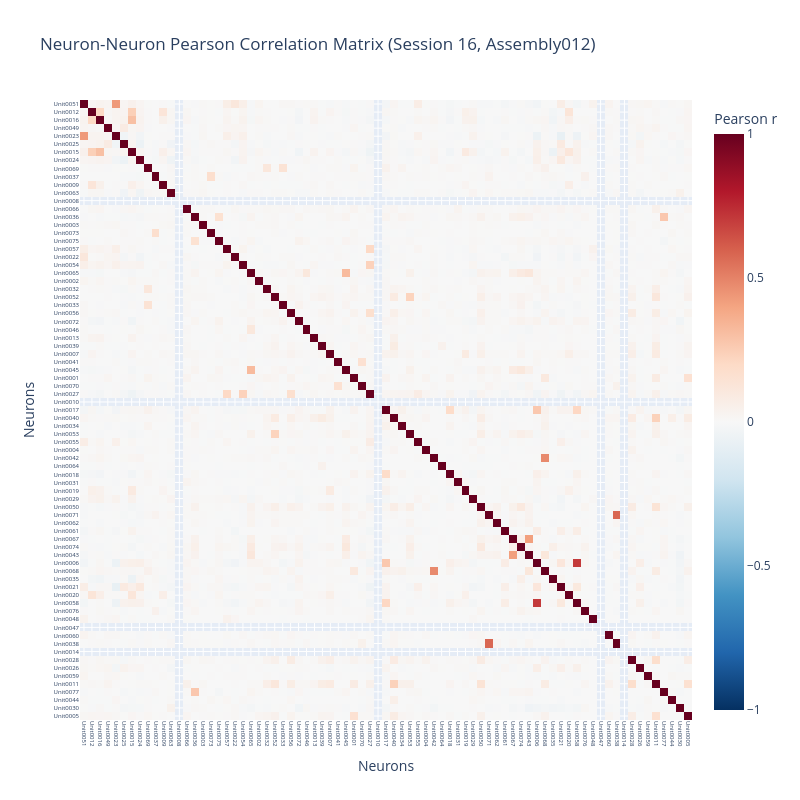

Here is the notebook cell this chart was saved with:
### Code cell
session_used = 16 
neuron_data_s15 = fr.xs(session_used, level=2)

# Filter Unit columns only
unit_cols = [col for col in neuron_data_s15.columns if isinstance(col, str) and col.startswith('Unit')]
neuron_data_s15 = neuron_data_s15[unit_cols]

# Compute correlation matrix (neuron vs neuron)
corr_matrix = neuron_data_s15.corr()

# Create ordering based on reversed neurons_ordered
# neurons_ordered contains indices 0-76, map to Unit column names
reversed_order = neurons_ordered[::-1]
unit_order = [f'Unit{i+1:04d}' for i in reversed_order if f'Unit{i+1:04d}' in corr_matrix.columns]

# Reorder the correlation matrix
corr_matrix_ordered = corr_matrix.loc[unit_order, unit_order]

# Create heatmap
fig = px.imshow(
    corr_matrix_ordered,
    aspect='auto',
    color_continuous_scale='RdBu_r',
    zmin=-1,
    zmax=1,
    labels=dict(x="Neurons", y="Neurons", color="Pearson r"),
    title=f"Neuron-Neuron Pearson Correlation Matrix (Session {session_used}, Assembly012)"
)

fig.update_xaxes(tickangle=90, tickfont=dict(size=6))
fig.update_yaxes(tickfont=dict(size=6))
fig.update_layout(width=800, height=800)

fig.show()

### Figure 1 — Plotly figure (JSON) as saved in the notebook; plotly's stock layout.template omitted (floating-point values rounded to 4 significant figures; data arrays with more than 128 entries replaced by an {"elided": "..."} marker saying what was removed)
{"data": [{"coloraxis": "coloraxis", "hovertemplate": "Neurons: %{x}<br>Neurons: %{y}<br>Pearson r: %{z}<extra></extra>", "name": "0", "type": "heatmap", "x": ["Unit0051", "Unit0012", "Unit0016", "Unit0049", "Unit0023", "Unit0025", "Unit0015", "Unit0024", "Unit0069", "Unit0037", "Unit0009", "Unit0063", "Unit0008", "Unit0066", "Unit0036", "Unit0003", "Unit0073", "Unit0075", "Unit0057", "Unit0022", "Unit0054", "Unit0065", "Unit0002", "Unit0032", "Unit0052", "Unit0033", "Unit0056", "Unit0072", "Unit0046", "Unit0013", "Unit0039", "Unit0007", "Unit0041", "Unit0045", "Unit0001", "Unit0070", "Unit0027", "Unit0010", "Unit0017", "Unit0040", "Unit0034", "Unit0053", "Unit0055", "Unit0004", "Unit0042", "Unit0064", "Unit0018", "Unit0031", "Unit0019", "Unit0029", "Unit0050", "Unit0071", "Unit0062", "Unit0061", "Unit0067", "Unit0074", "Unit0043", "Unit0006", "Unit0068", "Unit0035", "Unit0021", "Unit0020", "Unit0058", "Unit0076", "Unit0048", "Unit0047", "Unit0060", "Unit0038", "Unit0014", "Unit0028", "Unit0026", "Unit0059", "Unit0011", "Unit0077", "Unit0044", "Unit0030", "Unit0005"], "xaxis": "x", "y": ["Unit0051", "Unit0012", "Unit0016", "Unit0049", "Unit0023", "Unit0025", "Unit0015", "Unit0024", "Unit0069", "Unit0037", "Unit0009", "Unit0063", "Unit0008", "Unit0066", "Unit0036", "Unit0003", "Unit0073", "Unit0075", "Unit0057", "Unit0022", "Unit0054", "Unit0065", "Unit0002", "Unit0032", "Unit0052", "Unit0033", "Unit0056", "Unit0072", "Unit0046", "Unit0013", "Unit0039", "Unit0007", "Unit0041", "Unit0045", "Unit0001", "Unit0070", "Unit0027", "Unit0010", "Unit0017", "Unit0040", "Unit0034", "Unit0053", "Unit0055", "Unit0004", "Unit0042", "Unit0064", "Unit0018", "Unit0031", "Unit0019", "Unit0029", "Unit0050", "Unit0071", "Unit0062", "Unit0061", "Unit0067", "Unit0074", "Unit0043", "Unit0006", "Unit0068", "Unit0035", "Unit0021", "Unit0020", "Unit0058", "Unit0076", "Unit0048", "Unit0047", "Unit0060", "Unit0038", "Unit0014", "Unit0028", "Unit0026", "Unit0059", "Unit0011", "Unit0077", "Unit0044", "Unit0030", "Unit0005"], "yaxis": "y", "z": {"elided": "77x77 float values"}}], "layout": {"coloraxis": {"cmax": 1, "cmin": -1, "colorbar": {"title": {"text": "Pearson r"}}, "colorscale": [[0, "rgb(5,48,97)"], [0.1, "rgb(33,102,172)"], [0.2, "rgb(67,147,195)"], [0.3, "rgb(146,197,222)"], [0.4, "rgb(209,229,240)"], [0.5, "rgb(247,247,247)"], [0.6, "rgb(253,219,199)"], [0.7, "rgb(244,165,130)"], [0.8, "rgb(214,96,77)"], [0.9, "rgb(178,24,43)"], [1, "rgb(103,0,31)"]]}, "height": 800, "title": {"text": "Neuron-Neuron Pearson Correlation Matrix (Session 16, Assembly012)"}, "width": 800, "xaxis": {"anchor": "y", "domain": [0, 1], "tickangle": 90, "tickfont": {"size": 6}, "title": {"text": "Neurons"}}, "yaxis": {"anchor": "x", "autorange": "reversed", "domain": [0, 1], "tickfont": {"size": 6}, "title": {"text": "Neurons"}}}}
